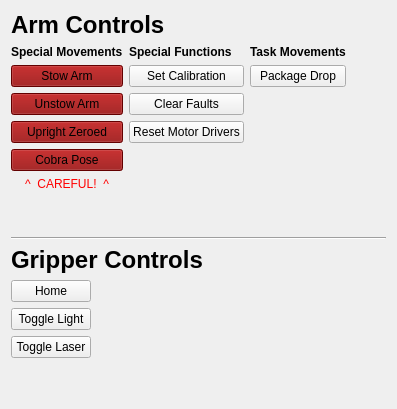
             <widget class="QWidget" name="tab_26">
              <attribute name="title">
               <string>Arm</string>
              </attribute>
              <layout class="QGridLayout" name="gridLayout_71">
               <item row="3" column="0">
                <spacer name="verticalSpacer_60">
                 <property name="orientation">
                  <enum>Qt::Vertical</enum>
                 </property>
                 <property name="sizeHint" stdset="0">
                  <size>
                   <width>20</width>
                   <height>40</height>
                  </size>
                 </property>
                </spacer>
               </item>
               <item row="0" column="0">
                <layout class="QVBoxLayout" name="verticalLayout_246">
                 <item>
                  <widget class="QLabel" name="label_298">
                   <property name="font">
                    <font>
                     <pointsize>18</pointsize>
                     <weight>75</weight>
                     <bold>true</bold>
                    </font>
                   </property>
                   <property name="text">
                    <string>Arm Controls</string>
                   </property>
                  </widget>
                 </item>
                 <item>
                  <layout class="QHBoxLayout" name="horizontalLayout_93">
                   <item>
                    <layout class="QVBoxLayout" name="verticalLayout_247">
                     <item>
                      <widget class="QLabel" name="label_299">
                       <property name="font">
                        <font>
                         <weight>75</weight>
                         <bold>true</bold>
                        </font>
                       </property>
                       <property name="text">
                        <string>Special Movements</string>
                       </property>
                      </widget>
                     </item>
                     <item>
                      <layout class="QGridLayout" name="gridLayout_72">
                       <item row="3" column="0">
                        <widget class="QPushButton" name="arm_control_upright_zeroed_button_5">
                         <property name="styleSheet">
                          <string notr="true">background-color: darkred;</string>
                         </property>
                         <property name="text">
                          <string>Upright Zeroed</string>
                         </property>
                        </widget>
                       </item>
                       <item row="0" column="0">
                        <widget class="QPushButton" name="arm_controls_stow_arm_button_5">
                         <property name="styleSheet">
                          <string notr="true">background-color: darkred;</string>
                         </property>
                         <property name="text">
                          <string>Stow Arm</string>
                         </property>
                        </widget>
                       </item>
                       <item row="1" column="0">
                        <widget class="QPushButton" name="arm_controls_unstow_arm_button_5">
                         <property name="styleSheet">
                          <string notr="true">background-color: darkred;</string>
                         </property>
                         <property name="text">
                          <string>Unstow Arm</string>
                         </property>
                        </widget>
                       </item>
                       <item row="5" column="0">
                        <widget class="QLabel" name="label_300">
                         <property name="styleSheet">
                          <string notr="true">color:red;</string>
                         </property>
                         <property name="text">
                          <string>^  CAREFUL!  ^</string>
                         </property>
                         <property name="alignment">
                          <set>Qt::AlignCenter</set>
                         </property>
                        </widget>
                       </item>
                       <item row="6" column="0">
                        <spacer name="verticalSpacer_61">
                         <property name="orientation">
                          <enum>Qt::Vertical</enum>
                         </property>
                         <property name="sizeType">
                          <enum>QSizePolicy::MinimumExpanding</enum>
                         </property>
                         <property name="sizeHint" stdset="0">
                          <size>
                           <width>20</width>
                           <height>40</height>
                          </size>
                         </property>
                        </spacer>
                       </item>
                       <item row="4" column="0">
                        <widget class="QPushButton" name="arm_control_cobra_button_5">
                         <property name="palette">
                          <palette>
                           <active>
                            <colorrole role="WindowText">
                             <brush brushstyle="SolidPattern">
                              <color alpha="255">
                               <red>0</red>
                               <green>0</green>
                               <blue>0</blue>
                              </color>
                             </brush>
                            </colorrole>
                            <colorrole role="Button">
                             <brush brushstyle="SolidPattern">
                              <color alpha="255">
                               <red>139</red>
                               <green>0</green>
                               <blue>0</blue>
                              </color>
                             </brush>
                            </colorrole>
                            <colorrole role="Light">
                             <brush brushstyle="SolidPattern">
                              <color alpha="255">
                               <red>209</red>
                               <green>0</green>
                               <blue>0</blue>
                              </color>
                             </brush>
                            </colorrole>
                            <colorrole role="Midlight">
                             <brush brushstyle="SolidPattern">
                              <color alpha="255">
                               <red>174</red>
                               <green>0</green>
                               <blue>0</blue>
                              </color>
                             </brush>
                            </colorrole>
                            <colorrole role="Dark">
                             <brush brushstyle="SolidPattern">
                              <color alpha="255">
                               <red>69</red>
                               <green>0</green>
                               <blue>0</blue>
                              </color>
                             </brush>
                            </colorrole>
                            <colorrole role="Mid">
                             <brush brushstyle="SolidPattern">
                              <color alpha="255">
                               <red>93</red>
                               <green>0</green>
                               <blue>0</blue>
                              </color>
                             </brush>
                            </colorrole>
                            <colorrole role="Text">
                             <brush brushstyle="SolidPattern">
                              <color alpha="255">
                               <red>60</red>
                               <green>60</green>
                               <blue>60</blue>
                              </color>
                             </brush>
                            </colorrole>
                            <colorrole role="BrightText">
                             <brush brushstyle="SolidPattern">
                              <color alpha="255">
                               <red>255</red>
                               <green>255</green>
                               <blue>255</blue>
                              </color>
                             </brush>
                            </colorrole>
                            <colorrole role="ButtonText">
                             <brush brushstyle="SolidPattern">
                              <color alpha="255">
                               <red>0</red>
                               <green>0</green>
                               <blue>0</blue>
                              </color>
                             </brush>
                            </colorrole>
                            <colorrole role="Base">
                             <brush brushstyle="SolidPattern">
                              <color alpha="255">
                               <red>139</red>
                               <green>0</green>
                               <blue>0</blue>
                              </color>
                             </brush>
                            </colorrole>
                            <colorrole role="Window">
                             <brush brushstyle="SolidPattern">
                              <color alpha="255">
                               <red>139</red>
                               <green>0</green>
                               <blue>0</blue>
                              </color>
                             </brush>
                            </colorrole>
                            <colorrole role="Shadow">
                             <brush brushstyle="SolidPattern">
                              <color alpha="255">
                               <red>0</red>
                               <green>0</green>
                               <blue>0</blue>
                              </color>
                             </brush>
                            </colorrole>
                            <colorrole role="AlternateBase">
                             <brush brushstyle="SolidPattern">
                              <color alpha="255">
                               <red>197</red>
                               <green>127</green>
                               <blue>127</blue>
                              </color>
                             </brush>
                            </colorrole>
                            <colorrole role="ToolTipBase">
                             <brush brushstyle="SolidPattern">
                              <color alpha="255">
                               <red>255</red>
                               <green>255</green>
                               <blue>220</blue>
                              </color>
                             </brush>
                            </colorrole>
                            <colorrole role="ToolTipText">
                             <brush brushstyle="SolidPattern">
                              <color alpha="255">
                               <red>0</red>
                               <green>0</green>
                               <blue>0</blue>
                              </color>
                             </brush>
                            </colorrole>
                           </active>
                           <inactive>
                            <colorrole role="WindowText">
                             <brush brushstyle="SolidPattern">
                              <color alpha="255">
                               <red>0</red>
                               <green>0</green>
                               <blue>0</blue>
                              </color>
                             </brush>
                            </colorrole>
                            <colorrole role="Button">
                             <brush brushstyle="SolidPattern">
                              <color alpha="255">
                               <red>139</red>
                               <green>0</green>
                               <blue>0</blue>
                              </color>
                             </brush>
                            </colorrole>
                            <colorrole role="Light">
                             <brush brushstyle="SolidPattern">
                              <color alpha="255">
                               <red>209</red>
                               <green>0</green>
                               <blue>0</blue>
                              </color>
                             </brush>
                            </colorrole>
                            <colorrole role="Midlight">
                             <brush brushstyle="SolidPattern">
                              <color alpha="255">
                               <red>174</red>
                               <green>0</green>
                               <blue>0</blue>
                              </color>
                             </brush>
                            </colorrole>
                            <colorrole role="Dark">
                             <brush brushstyle="SolidPattern">
                              <color alpha="255">
                               <red>69</red>
                               <green>0</green>
                               <blue>0</blue>
                              </color>
                             </brush>
                            </colorrole>
                            <colorrole role="Mid">
                             <brush brushstyle="SolidPattern">
                              <color alpha="255">
                               <red>93</red>
                               <green>0</green>
                               <blue>0</blue>
                              </color>
                             </brush>
                            </colorrole>
                            <colorrole role="Text">
                             <brush brushstyle="SolidPattern">
                              <color alpha="255">
                               <red>60</red>
                               <green>60</green>
                               <blue>60</blue>
                              </color>
                             </brush>
                            </colorrole>
                            <colorrole role="BrightText">
                             <brush brushstyle="SolidPattern">
                              <color alpha="255">
                               <red>255</red>
                               <green>255</green>
                               <blue>255</blue>
                              </color>
                             </brush>
                            </colorrole>
                            <colorrole role="ButtonText">
                             <brush brushstyle="SolidPattern">
                              <color alpha="255">
                               <red>0</red>
                               <green>0</green>
                               <blue>0</blue>
                              </color>
                             </brush>
                            </colorrole>
                            <colorrole role="Base">
                             <brush brushstyle="SolidPattern">
                              <color alpha="255">
                               <red>139</red>
                               <green>0</green>
                               <blue>0</blue>
                              </color>
                             </brush>
                            </colorrole>
                            <colorrole role="Window">
                             <brush brushstyle="SolidPattern">
                              <color alpha="255">
                               <red>139</red>
                               <green>0</green>
                               <blue>0</blue>
                              </color>
                             </brush>
                            </colorrole>
                            <colorrole role="Shadow">
                             <brush brushstyle="SolidPattern">
                              <color alpha="255">
                               <red>0</red>
                               <green>0</green>
                               <blue>0</blue>
                              </color>
                             </brush>
                            </colorrole>
                            <colorrole role="AlternateBase">
                             <brush brushstyle="SolidPattern">
                              <color alpha="255">
                               <red>197</red>
                               <green>127</green>
                               <blue>127</blue>
                              </color>
                             </brush>
                            </colorrole>
                            <colorrole role="ToolTipBase">
                             <brush brushstyle="SolidPattern">
                              <color alpha="255">
                               <red>255</red>
                               <green>255</green>
                               <blue>220</blue>
                              </color>
                             </brush>
                            </colorrole>
                            <colorrole role="ToolTipText">
                             <brush brushstyle="SolidPattern">
                              <color alpha="255">
                               <red>0</red>
                               <green>0</green>
                               <blue>0</blue>
                              </color>
                             </brush>
                            </colorrole>
                           </inactive>
                           <disabled>
                            <colorrole role="WindowText">
                             <brush brushstyle="SolidPattern">
                              <color alpha="255">
                               <red>69</red>
                               <green>0</green>
                               <blue>0</blue>
                              </color>
                             </brush>
                            </colorrole>
                            <colorrole role="Button">
                             <brush brushstyle="SolidPattern">
                              <color alpha="255">
                               <red>139</red>
                               <green>0</green>
                               <blue>0</blue>
                              </color>
                             </brush>
                            </colorrole>
                            <colorrole role="Light">
                             <brush brushstyle="SolidPattern">
                              <color alpha="255">
                               <red>209</red>
                               <green>0</green>
                               <blue>0</blue>
                              </color>
                             </brush>
                            </colorrole>
                            <colorrole role="Midlight">
                             <brush brushstyle="SolidPattern">
                              <color alpha="255">
                               <red>174</red>
                               <green>0</green>
                               <blue>0</blue>
                              </color>
                             </brush>
                            </colorrole>
                            <colorrole role="Dark">
                             <brush brushstyle="SolidPattern">
                              <color alpha="255">
                               <red>69</red>
                               <green>0</green>
                               <blue>0</blue>
                              </color>
                             </brush>
                            </colorrole>
                            <colorrole role="Mid">
                             <brush brushstyle="SolidPattern">
                              <color alpha="255">
                               <red>93</red>
                               <green>0</green>
                               <blue>0</blue>
                              </color>
                             </brush>
                            </colorrole>
                            <colorrole role="Text">
                             <brush brushstyle="SolidPattern">
                              <color alpha="255">
                               <red>69</red>
                               <green>0</green>
                               <blue>0</blue>
                              </color>
                             </brush>
                            </colorrole>
                            <colorrole role="BrightText">
                             <brush brushstyle="SolidPattern">
                              <color alpha="255">
                               <red>255</red>
                               <green>255</green>
                               <blue>255</blue>
                              </color>
                             </brush>
                            </colorrole>
                            <colorrole role="ButtonText">
                             <brush brushstyle="SolidPattern">
                              <color alpha="255">
                               <red>69</red>
                               <green>0</green>
                               <blue>0</blue>
                              </color>
                             </brush>
                            </colorrole>
                            <colorrole role="Base">
                             <brush brushstyle="SolidPattern">
                              <color alpha="255">
                               <red>139</red>
                               <green>0</green>
                               <blue>0</blue>
                              </color>
                             </brush>
                            </colorrole>
                            <colorrole role="Window">
                             <brush brushstyle="SolidPattern">
                              <color alpha="255">
                               <red>139</red>
                               <green>0</green>
                               <blue>0</blue>
                              </color>
                             </brush>
                            </colorrole>
                            <colorrole role="Shadow">
                             <brush brushstyle="SolidPattern">
                              <color alpha="255">
                               <red>0</red>
                               <green>0</green>
                               <blue>0</blue>
                              </color>
                             </brush>
                            </colorrole>
                            <colorrole role="AlternateBase">
                             <brush brushstyle="SolidPattern">
                              <color alpha="255">
                               <red>139</red>
                               <green>0</green>
                               <blue>0</blue>
                              </color>
                             </brush>
                            </colorrole>
                            <colorrole role="ToolTipBase">
                             <brush brushstyle="SolidPattern">
                              <color alpha="255">
                               <red>255</red>
                               <green>255</green>
                               <blue>220</blue>
                              </color>
                             </brush>
                            </colorrole>
                            <colorrole role="ToolTipText">
                             <brush brushstyle="SolidPattern">
                              <color alpha="255">
                               <red>0</red>
                               <green>0</green>
                               <blue>0</blue>
                              </color>
                             </brush>
                            </colorrole>
                           </disabled>
                          </palette>
                         </property>
                         <property name="styleSheet">
                          <string notr="true">background-color: darkred;</string>
                         </property>
                         <property name="text">
                          <string>Cobra Pose</string>
                         </property>
                        </widget>
                       </item>
                      </layout>
                     </item>
                    </layout>
                   </item>
                   <item>
                    <layout class="QVBoxLayout" name="verticalLayout_248">
                     <item>
                      <widget class="QLabel" name="label_301">
                       <property name="font">
                        <font>
                         <weight>75</weight>
                         <bold>true</bold>
                        </font>
                       </property>
                       <property name="text">
                        <string>Special Functions</string>
                       </property>
                      </widget>
                     </item>
                     <item>
                      <layout class="QGridLayout" name="gridLayout_73">
                       <item row="0" column="0">
                        <widget class="QPushButton" name="arm_controls_calibration_button_5">
                         <property name="text">
                          <string>Set Calibration</string>
                         </property>
                        </widget>
                       </item>
                       <item row="1" column="0">
                        <widget class="QPushButton" name="arm_controls_clear_faults_button_5">
                         <property name="text">
                          <string>Clear Faults</string>
                         </property>
                        </widget>
                       </item>
                       <item row="2" column="0">
                        <widget class="QPushButton" name="arm_controls_reset_motor_drivers_button_5">
                         <property name="text">
                          <string>Reset Motor Drivers</string>
                         </property>
                        </widget>
                       </item>
                      </layout>
                     </item>
                     <item>
                      <spacer name="verticalSpacer_62">
                       <property name="orientation">
                        <enum>Qt::Vertical</enum>
                       </property>
                       <property name="sizeType">
                        <enum>QSizePolicy::MinimumExpanding</enum>
                       </property>
                       <property name="sizeHint" stdset="0">
                        <size>
                         <width>20</width>
                         <height>40</height>
                        </size>
                       </property>
                      </spacer>
                     </item>
                    </layout>
                   </item>
                   <item>
                    <layout class="QVBoxLayout" name="verticalLayout_249">
                     <item>
                      <widget class="QLabel" name="label_302">
                       <property name="font">
                        <font>
                         <weight>75</weight>
                         <bold>true</bold>
                        </font>
                       </property>
                       <property name="text">
                        <string>Task Movements</string>
                       </property>
                      </widget>
                     </item>
                     <item>
                      <layout class="QGridLayout" name="gridLayout_74">
                       <item row="0" column="0">
                        <widget class="QPushButton" name="arm_controls_package_drop_button_5">
                         <property name="styleSheet">
                          <string notr="true"/>
                         </property>
                         <property name="text">
                          <string>Package Drop</string>
                         </property>
                        </widget>
                       </item>
                       <item row="2" column="0">
                        <spacer name="verticalSpacer_63">
                         <property name="orientation">
                          <enum>Qt::Vertical</enum>
                         </property>
                         <property name="sizeType">
                          <enum>QSizePolicy::MinimumExpanding</enum>
                         </property>
                         <property name="sizeHint" stdset="0">
                          <size>
                           <width>20</width>
                           <height>40</height>
                          </size>
                         </property>
                        </spacer>
                       </item>
                      </layout>
                     </item>
                    </layout>
                   </item>
                   <item>
                    <spacer name="horizontalSpacer_50">
                     <property name="orientation">
                      <enum>Qt::Horizontal</enum>
                     </property>
                     <property name="sizeHint" stdset="0">
                      <size>
                       <width>40</width>
                       <height>20</height>
                      </size>
                     </property>
                    </spacer>
                   </item>
                  </layout>
                 </item>
                </layout>
               </item>
               <item row="2" column="0">
                <layout class="QHBoxLayout" name="horizontalLayout_94">
                 <item>
                  <layout class="QVBoxLayout" name="verticalLayout_250">
                   <item>
                    <widget class="QLabel" name="label_303">
                     <property name="font">
                      <font>
                       <pointsize>18</pointsize>
                       <weight>75</weight>
                       <bold>true</bold>
                      </font>
                     </property>
                     <property name="text">
                      <string>Gripper Controls</string>
                     </property>
                    </widget>
                   </item>
                   <item>
                    <layout class="QGridLayout" name="gridLayout_75">
                     <item row="0" column="1">
                      <spacer name="horizontalSpacer_51">
                       <property name="orientation">
                        <enum>Qt::Horizontal</enum>
                       </property>
                       <property name="sizeHint" stdset="0">
                        <size>
                         <width>40</width>
                         <height>20</height>
                        </size>
                       </property>
                      </spacer>
                     </item>
                     <item row="0" column="0">
                      <layout class="QVBoxLayout" name="verticalLayout_251">
                       <item>
                        <widget class="QPushButton" name="gripper_home_button_5">
                         <property name="text">
                          <string>Home</string>
                         </property>
                        </widget>
                       </item>
                       <item>
                        <widget class="QPushButton" name="gripper_toggle_light_button_5">
                         <property name="text">
                          <string>Toggle Light</string>
                         </property>
                        </widget>
                       </item>
                       <item>
                        <widget class="QPushButton" name="gripper_toggle_laser_button_5">
                         <property name="text">
                          <string>Toggle Laser</string>
                         </property>
                        </widget>
                       </item>
                      </layout>
                     </item>
                    </layout>
                   </item>
                  </layout>
                 </item>
                </layout>
               </item>
               <item row="1" column="0">
                <widget class="Line" name="line_54">
                 <property name="orientation">
                  <enum>Qt::Horizontal</enum>
                 </property>
                </widget>
               </item>
              </layout>
             </widget>
